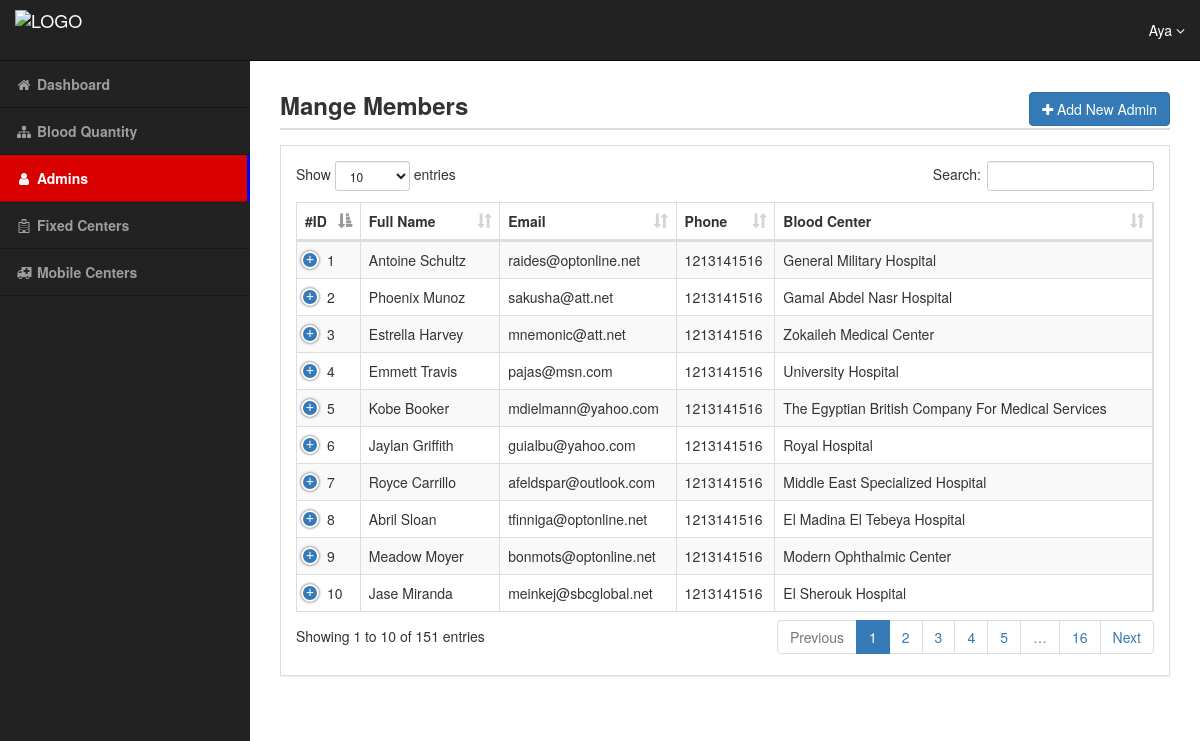
Screenshot of /manager/members.php (signed in) with the database file from the repository.
### tables this page shows
CREATE TABLE `Members` (
  `id` int(11) NOT NULL,
  `username` varchar(100) NOT NULL,
  `password` varchar(100) NOT NULL,
  `fname` varchar(100) NOT NULL,
  `lname` varchar(100) NOT NULL,
  `email` varchar(255) DEFAULT NULL,
  `phone` int(11) DEFAULT NULL,
  `bloodCenterid` int(11) DEFAULT NULL,
  `adminLevel` tinyint(4) NOT NULL DEFAULT '1',
  `registrationApproved` tinyint(4) NOT NULL DEFAULT '0'
);

### manager/members.php (the view, shortened to what this page needs)
<?php
    if(isset($_SESSION['Username']) && $_SESSION['AdminLevel'] == 0){
        include 'init.php';
        $do = isset($_GET['do']) ? $_GET['do'] : 'Manage';
        if ($do == 'Manage') {
            $query = '';
            $stmt = $con->prepare("SELECT * FROM Members WHERE adminLevel != 0 $query");
            $stmt->execute();
            $rows = $stmt->fetchAll();
            $stmt2 = $con->prepare("SELECT BloodCenter.name FROM BloodCenter, Members WHERE Members.bloodCenterid = BloodCenter.id");
            $stmt2->execute();
            $rows2 = $stmt2->fetchAll();
            ?>
    <div id="wrapper">
        <div id="page-wrapper">
            <div class="container-fluid">
                <div class="row" id="main">
                    <div class="go-title">
                        <div class="pull-right"><a href="members.php?do=Add"><div class="btn btn-primary"><i class="fa fa-plus"></i> Add New Admin</div></a></div>
                        <h3>Mange Members</h3>
                        <div class="go-line"></div>
                    </div>
                    <div class="panel panel-default">
                        <div class="panel-body">
                            <div id="response">
                            </div>
                            <table class="table table-striped table-bordered dt-responsive nowrap" cellspacing="0" id="example" width="100%">
                                <thead>
                                    <tr>
                                        <th>#ID</th>
                                        <th>Full Name</th>
                                        <th>Email</th>
                                        <th>Phone</th>
                                        <th>Blood Center</th>
                                    </tr>
                                </thead>
                                <tbody>
                                <?php
                                    foreach($rows as $row) {
                                        echo '<tr>';
                                            echo '<td>' . $row['id'] . '</td>';
                                            echo '<td>' . $row['fname'] . " " . $row['lname'] . '</td>';
                                            echo '<td>' . $row['email'] . '</td>';
                                            echo '<td>' . $row['phone'] . '</td>';
                                            echo '<td>' . $rows2[$row['id']-1]['name'] . '</td>';
                                        echo '</tr>';
                                    }
                        ?>
                                </tbody>
                            </table>
                        </div>
                    </div>
                </div>
            </div>
        </div>
    </div>
<?php
        }
        include $tpl . 'footer.php';
    } else {
        header('Location: ../Home.php');
        exit();
    }
?>

### manager/layout/css/style.css (style rules this page uses)
@media (min-width:768px) { body { margin-top: 50px; } }
#wrapper { padding-left: 0; }
#page-wrapper { width: 100%; padding: 0; background-color: #fff; }
@media (min-width:768px) { #wrapper { padding-left: 250px; } }
@media (min-width:768px) { #page-wrapper { padding: 22px 10px; } }
.go-line { border: 1px solid #ddd; margin: 10px 0px; }
.go-title { margin: 0px 20px; }
.go-title h3 { font-weight: 700; }
.panel-default { border-radius: 0; margin: 15px 20px; }

### rows the page displays
members: id "1", fname "Antoine", lname "Schultz", email "raides@optonline.net", phone "1213141516", name "General Military Hospital"
members: id "2", fname "Phoenix", lname "Munoz", email "sakusha@att.net", phone "1213141516", name "Gamal Abdel Nasr Hospital"
members: id "3", fname "Estrella", lname "Harvey", email "mnemonic@att.net", phone "1213141516", name "Zokaileh Medical Center"
members: id "4", fname "Emmett", lname "Travis", email "pajas@msn.com", phone "1213141516", name "University Hospital"
members: id "5", fname "Kobe", lname "Booker", email "mdielmann@yahoo.com", phone "1213141516", name "The Egyptian British Company For Medical Services"
members: id "6", fname "Jaylan", lname "Griffith", email "guialbu@yahoo.com", phone "1213141516", name "Royal Hospital"
members: id "7", fname "Royce", lname "Carrillo", email "afeldspar@outlook.com", phone "1213141516", name "Middle East Specialized Hospital"
members: id "8", fname "Abril", lname "Sloan", email "tfinniga@optonline.net", phone "1213141516", name "El Madina El Tebeya Hospital"
members: id "9", fname "Meadow", lname "Moyer", email "bonmots@optonline.net", phone "1213141516", name "Modern Ophthalmic Center"
members: id "10", fname "Jase", lname "Miranda", email "meinkej@sbcglobal.net", phone "1213141516", name "El Sherouk Hospital"

### other values shown
$_SESSION['Username'] "Aya"
